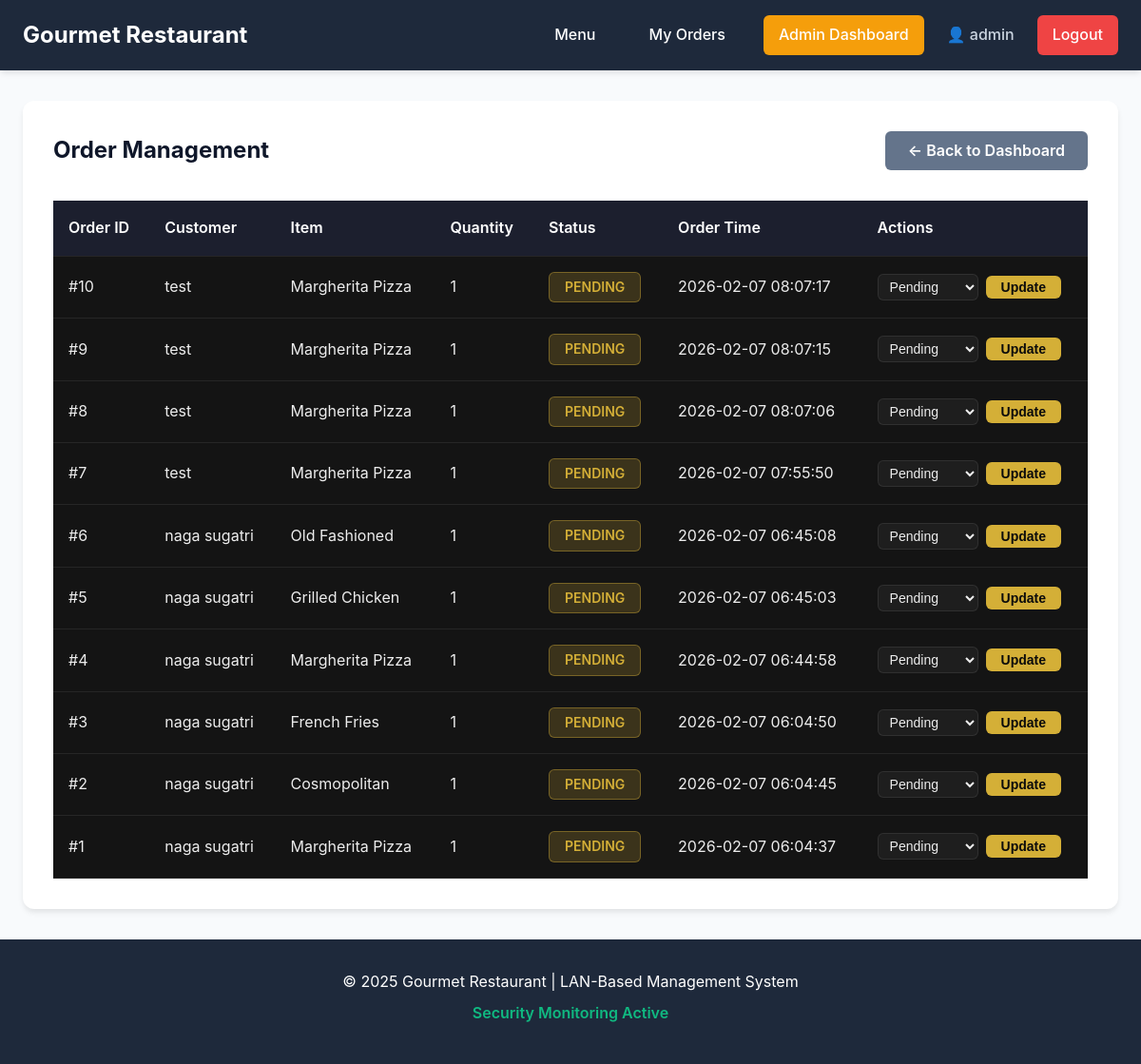
Page /admin/orders (signed in) on the committed database.
### tables this page shows
CREATE TABLE orders (
            id INTEGER PRIMARY KEY AUTOINCREMENT,
            username TEXT NOT NULL,
            item TEXT NOT NULL,
            quantity INTEGER DEFAULT 1,
            status TEXT DEFAULT 'pending',
            created_at TIMESTAMP DEFAULT CURRENT_TIMESTAMP,
            FOREIGN KEY (username) REFERENCES users(username)
        );

### restaurant-app/app.py (the view)
@app.route('/admin/orders')
@admin_required
def admin_orders():
    conn = get_db()
    cursor = conn.cursor()
    cursor.execute("SELECT * FROM orders ORDER BY created_at DESC LIMIT 100")
    orders = cursor.fetchall()
    conn.close()
    log_access('VIEW_ALL_ORDERS', session['username'])
    return render_template('admin_orders.html', orders=orders)

### restaurant-app/app.py (called while the page is built)
def get_db():
    conn = sqlite3.connect(DATABASE)
    conn.row_factory = sqlite3.Row
    return conn

def log_access(action, username=None, details=None):
    ip = request.remote_addr
    msg = f"IP: {ip} | Action: {action}"
    if username:
        msg += f" | User: {username}"
    if details:
        msg += f" | Details: {details}"
    access_logger.info(msg)

def admin_required(f):
    @wraps(f)
    def decorated_function(*args, **kwargs):
        if 'username' not in session:
            log_alert('UNAUTHORIZED_ACCESS', f'Attempted to access {request.path} without login')
            return redirect(url_for('login'))
        conn = get_db()
        cursor = conn.cursor()
        cursor.execute("SELECT role FROM users WHERE username = ?", (session['username'],))
        user = cursor.fetchone()
        conn.close()
        if not user or user['role'] != 'admin':
            log_alert('PRIVILEGE_ESCALATION', f"User {session['username']} attempted to access admin area")
            flash('Unauthorized access. This incident has been logged.', 'error')
            return redirect(url_for('menu'))
        return f(*args, **kwargs)
    return decorated_function

### restaurant-app/templates/admin_orders.html (shortened to what this page needs)
{% extends "base.html" %}
{% block content %}
<div class="admin-container">
    <div class="page-header">
        <h2> Order Management</h2>
        <a href="{{ url_for('admin_dashboard') }}" class="btn-back">← Back to Dashboard</a>
    </div>
    {% if orders %}
    <div class="orders-table">
        <table>
            <thead>
                <tr>
                    <th>Order ID</th>
                    <th>Customer</th>
                    <th>Item</th>
                    <th>Quantity</th>
                    <th>Status</th>
                    <th>Order Time</th>
                    <th>Actions</th>
                </tr>
            </thead>
            <tbody>
                {% for order in orders %}
                <tr>
                    <td>#{{ order.id }}</td>
                    <td>{{ order.username }}</td>
                    <td>{{ order.item }}</td>
                    <td>{{ order.quantity }}</td>
                    <td>
                        <span class="status-badge status-{{ order.status }}">
                            {{ order.status|capitalize }}
                        </span>
                    </td>
                    <td>{{ order.created_at }}</td>
                    <td>
                        <form method="POST" action="{{ url_for('update_order_status', order_id=order.id) }}" class="status-form">
                            <select name="status" class="status-select">
                                <option value="pending" {% if order.status == 'pending' %}selected{% endif %}>Pending</option>
                            </select>
                            <button type="submit" class="btn-update">Update</button>
                        </form>
                    </td>
                </tr>
                {% endfor %}
            </tbody>
        </table>
    </div>
    {% else %}
    <div class="empty-state">
        <p> No orders yet</p>
    </div>
    {% endif %}
</div>
{% endblock %}

### restaurant-app/templates/base.html (shortened to what this page needs)
<!DOCTYPE html>
<html lang="en">
<head>
    <link rel="stylesheet" href="{{ url_for('static', filename='css/style.css') }}">
</head>
<body>
    <nav class="navbar">
        <div class="container">
            <div class="nav-brand">
                <h1> Gourmet Restaurant</h1>
            </div>
            <div class="nav-links">
                <a href="{{ url_for('menu') }}">Menu</a>
                {% if session.username %}
                    <a href="{{ url_for('my_orders') }}">My Orders</a>
                    {% if session.role == 'admin' %}
                        <a href="{{ url_for('admin_dashboard') }}" class="admin-link">Admin Dashboard</a>
                    {% endif %}
                    <span class="username-display">👤 {{ session.username }}</span>
                    <a href="{{ url_for('logout') }}" class="btn-logout">Logout</a>
                {% else %}
                    <a href="{{ url_for('login') }}">Login</a>
                    <a href="{{ url_for('register') }}" class="btn-primary">Register</a>
                {% endif %}
            </div>
        </div>
    </nav>
    <main class="main-content">
        <div class="container">
            {% block content %}{% endblock %}
        </div>
    </main>
    <footer class="footer">
        <div class="container">
            <p>&copy; 2025 Gourmet Restaurant | LAN-Based Management System</p>
            <p class="footer-security"> Security Monitoring Active</p>
        </div>
    </footer>
</body>
</html>

### rows in the picture
orders: id "10", username "test", item "Margherita Pizza", quantity "1", status "PENDING", created_at "2026-02-07 08:07:17", status "Pending"
orders: id "9", username "test", item "Margherita Pizza", quantity "1", status "PENDING", created_at "2026-02-07 08:07:15", status "Pending"
orders: id "8", username "test", item "Margherita Pizza", quantity "1", status "PENDING", created_at "2026-02-07 08:07:06", status "Pending"
orders: id "7", username "test", item "Margherita Pizza", quantity "1", status "PENDING", created_at "2026-02-07 07:55:50", status "Pending"
orders: id "6", username "naga sugatri", item "Old Fashioned", quantity "1", status "PENDING", created_at "2026-02-07 06:45:08", status "Pending"
orders: id "5", username "naga sugatri", item "Grilled Chicken", quantity "1", status "PENDING", created_at "2026-02-07 06:45:03", status "Pending"
orders: id "4", username "naga sugatri", item "Margherita Pizza", quantity "1", status "PENDING", created_at "2026-02-07 06:44:58", status "Pending"
orders: id "3", username "naga sugatri", item "French Fries", quantity "1", status "PENDING", created_at "2026-02-07 06:04:50", status "Pending"
orders: id "2", username "naga sugatri", item "Cosmopolitan", quantity "1", status "PENDING", created_at "2026-02-07 06:04:45", status "Pending"
orders: id "1", username "naga sugatri", item "Margherita Pizza", quantity "1", status "PENDING", created_at "2026-02-07 06:04:37", status "Pending"

### other values in the picture
{{ session.username }} "admin"
